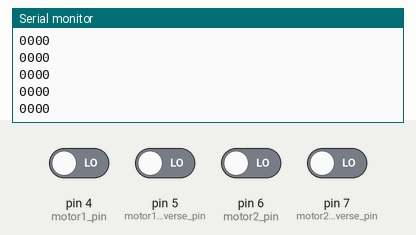
Simulated run of this sketch. Board: Arduino Uno, built with avr-gcc and run on an emulated ATmega328P. Parts: the last lines printed to the serial monitor. The inputs (shaded band) are chosen by the test bench; at power-on: pin 4 (motor1_pin), pin 5 (motor1_reverse_pin), pin 6 (motor2_pin), pin 7 (motor2_reverse_pin) LOW. No radio packets arrive unless stated.

Above: at 1.2 s.
1.3 s: pin 4 (motor1_pin) driven HIGH
At 1.4 s:
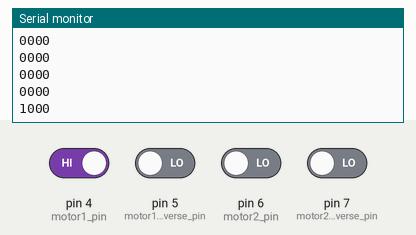
2.8 s: pin 5 (motor1_reverse_pin) driven HIGH
At 2.88 s:
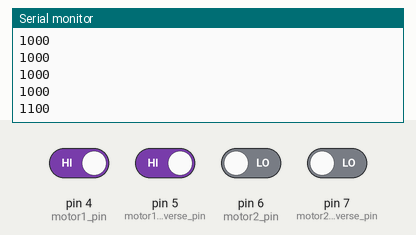
4.3 s: pin 6 (motor2_pin) driven HIGH
At 4.42 s:
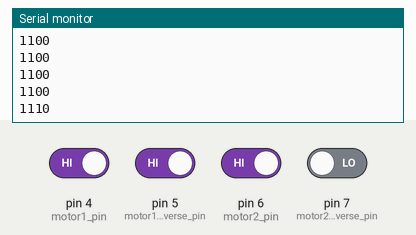
5.8 s: pin 7 (motor2_reverse_pin) driven HIGH
At 5.9 s:
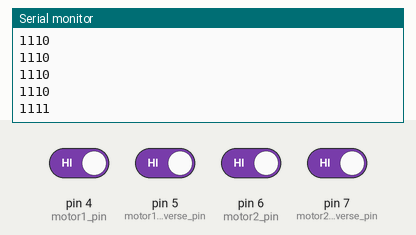
7.3 s: pin 4 (motor1_pin) driven LOW
At 7.38 s:
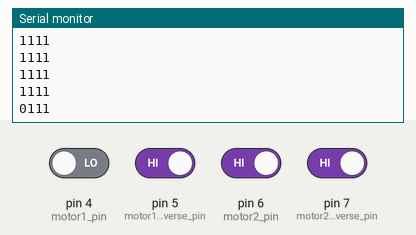
8.8 s: pin 5 (motor1_reverse_pin) driven LOW
At 8.92 s:
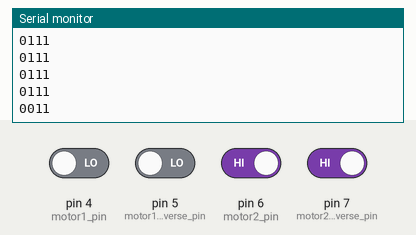
Timing chart, 0 to 11.3 s (numbered marks = the images above; inputs shaded):
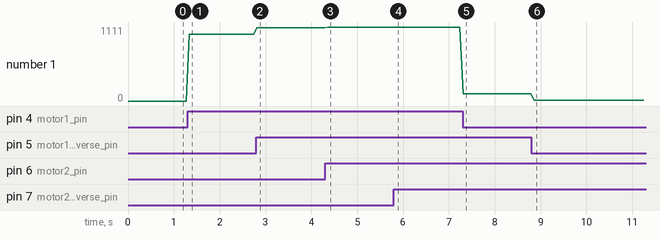

Measured:
- after the input at 1.3 s, the serial monitor: prints a new line at once (image 1)
- after the input at 2.8 s, the serial monitor: prints a new line at once (image 2)
- after the input at 4.3 s, the serial monitor: prints a new line after 0.06 s (image 3)
- after the input at 5.8 s, the serial monitor: prints a new line at once (image 4)
- after the input at 7.3 s, the serial monitor: prints a new line at once (image 5)
- after the input at 8.8 s, the serial monitor: prints a new line after 0.06 s (image 6)
- plotted number 1: 0 → 1000 after the input at 1.3 s, 1000 → 1100 after the input at 2.8 s, 1100 → 1110 after the input at 4.3 s, 1110 → 1111 after the input at 5.8 s, 1111 → 111 after the input at 7.3 s

The sketch:

FINALltrans.ino
```cpp
#include <VirtualWire.h>

const int led_pin = 11;
const int transmit_pin = 12;
const int receive_pin = 2;
const int transmit_en_pin = 3;
int motor1_pin = 4;
int motor1_reverse_pin = 5;
int motor2_pin = 6;
int motor2_reverse_pin = 7;
void setup()
{
  // Initialise the IO and ISR

  Serial.begin(9600);
  vw_set_tx_pin(transmit_pin);
  vw_set_rx_pin(receive_pin);
  vw_set_ptt_pin(transmit_en_pin);
  vw_set_ptt_inverted(true); // Required for DR3100
  vw_setup(200);   // Bits per sec
  pinMode(motor1_pin, INPUT);
  pinMode(motor1_reverse_pin, INPUT);
  pinMode(motor2_pin, INPUT);
  pinMode(motor2_reverse_pin, INPUT);
}

byte count = 1;

void loop()
{
  digitalWrite(8, HIGH);
  char msg[6] = {digitalRead(motor1_pin), digitalRead(motor1_reverse_pin), digitalRead(motor2_pin), digitalRead(motor2_reverse_pin), ' ', '#'};
  Serial.print(digitalRead(motor1_pin));
  Serial.print(digitalRead(motor1_reverse_pin));
  Serial.print(digitalRead(motor2_pin));
  Serial.print(digitalRead(motor2_reverse_pin));
  Serial.println();
  msg[5] = count;
  digitalWrite(led_pin, HIGH); // Flash a light to show transmitting
  vw_send((uint8_t *)msg, 6);
  vw_wait_tx(); // Wait until the whole message is gone
  digitalWrite(led_pin, LOW);
  delay(10);
  count = count + 1;
}
```
